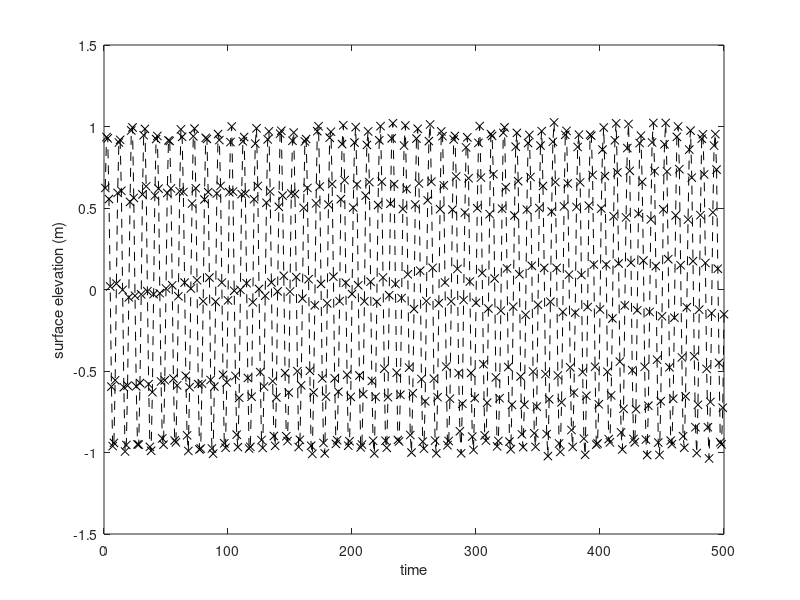
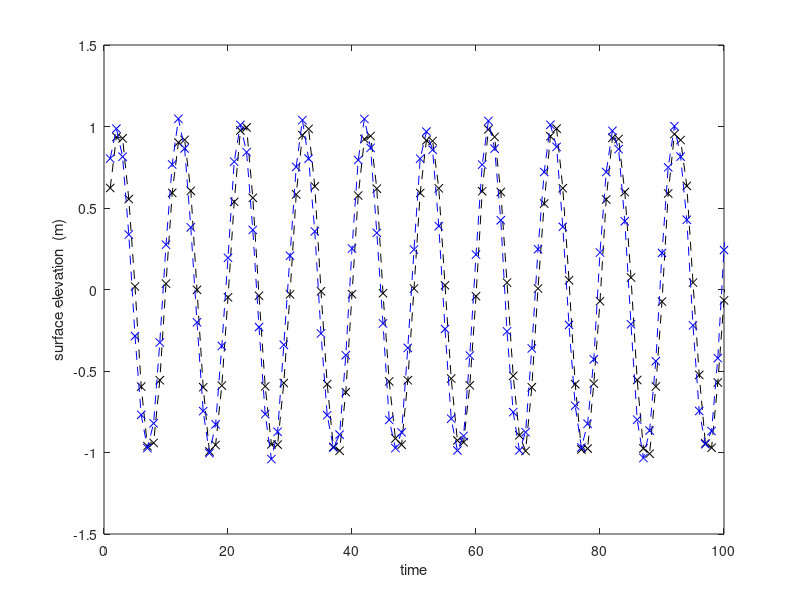
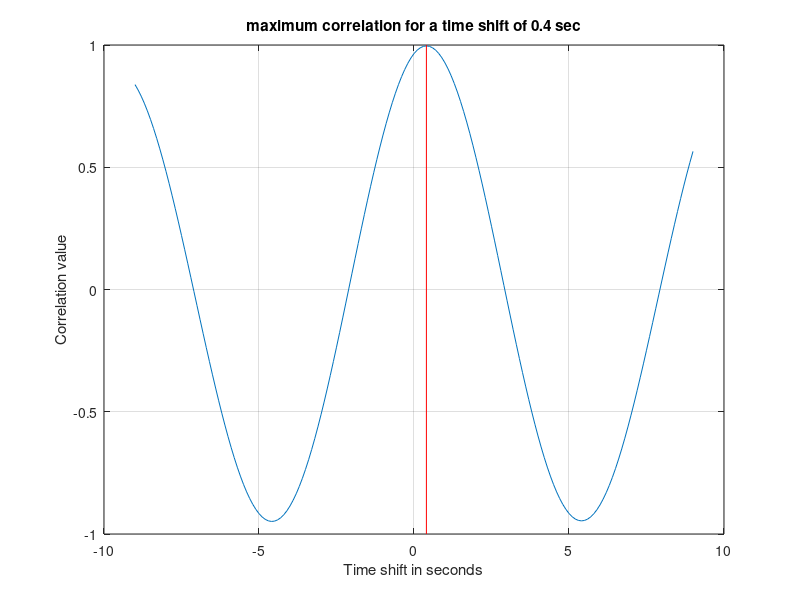

The MATLAB source for these figures, in order:
%% Example how to cross correlate two signals
% This example shows this for 2 sine waves  
% M.A. de Schipper, 2015

clear all
clc
close all

%% Make two example signals
dt_wave=1; % sampling frequency signal
t=1:dt_wave:500; % time vector

Twave=10; % Wave period waves in example
sig1=sin(6.28/Twave*t)+0.1*(rand(size(t))-0.5); % Signal 1 including random noise. Wave height =1 m. noise is 0.1 m

timelag=.4; % artificial time shift between signal 1 and signal 2
sig2=sin(6.28/Twave*(t+timelag))+0.1*(rand(size(t))-0.5); % Signal 1 including random noise. Wave height =1 m. noise is 0.1 m



%% Show  signal 1 in figure
figure; 
 plot(t,sig1,'x--k')
 xlabel('time')
 ylabel('surface elevation (m)')

 %% Show both signals in a figure
figure; 
 plot(t,sig1,'x--k')
 hold on
  plot(t,sig2,'x--b')
 xlabel('time')
 ylabel('surface elevation  (m)')
xlim([0 100])
 
 
%% Resample data to 10Hz (to be able to see the timeshift well)

dt=.1;         % new sampling rate
t_interp=t(1):dt:t(end); % new time vector
sig1_spline = interp1(t, sig1, t_interp, 'spline'); % Interpolated signal 
sig2_spline = interp1(t, sig2, t_interp, 'spline'); 

%% Input signals into cross correlation
a=sig1_spline-mean(sig1_spline); % first remove the mean of the timeseries
b=sig2_spline-mean(sig2_spline);

maxlag=10;      % Maximum time lag you expect in seconds
subwindow=5;    % number of subseries the time series is devided in

%This program is uses xcorr.m  %% Signal Processing toolbox!
%Jamie MacMahan 3/14/02

subwindow=subwindow+1;
index=round(linspace(1,length(a),subwindow));
maxlag=round((maxlag-1)./dt);
for i=1:length(index)-1;
         AA=detrend(a(index(i):index(i+1)));
         BB=detrend(b(index(i):index(i+1)));
         [C,LAGS]=xcorr(AA,BB,maxlag,'biased');
     if i==1
         C1=zeros(size(C));
     end
     C1=C./sqrt(var(AA).*var(BB))+C1;
	 %C1=C+C1;
end
c=C1./(subwindow-1);
lags=LAGS.*dt;

[temp,ind]=max(c);      %% find max correlation peak
Best_Time_Shift=lags(ind)
        
%% plot crosscorrelation
figure
plot(lags, c)
axlimits=axis;
hold on
plot([Best_Time_Shift Best_Time_Shift], [axlimits(3:4)],'r') % line at maximum correlation
grid on;
xlabel('Time shift in seconds')
ylabel('Correlation value')
title(['maximum correlation for a time shift of ' num2str(Best_Time_Shift) ' sec'])
